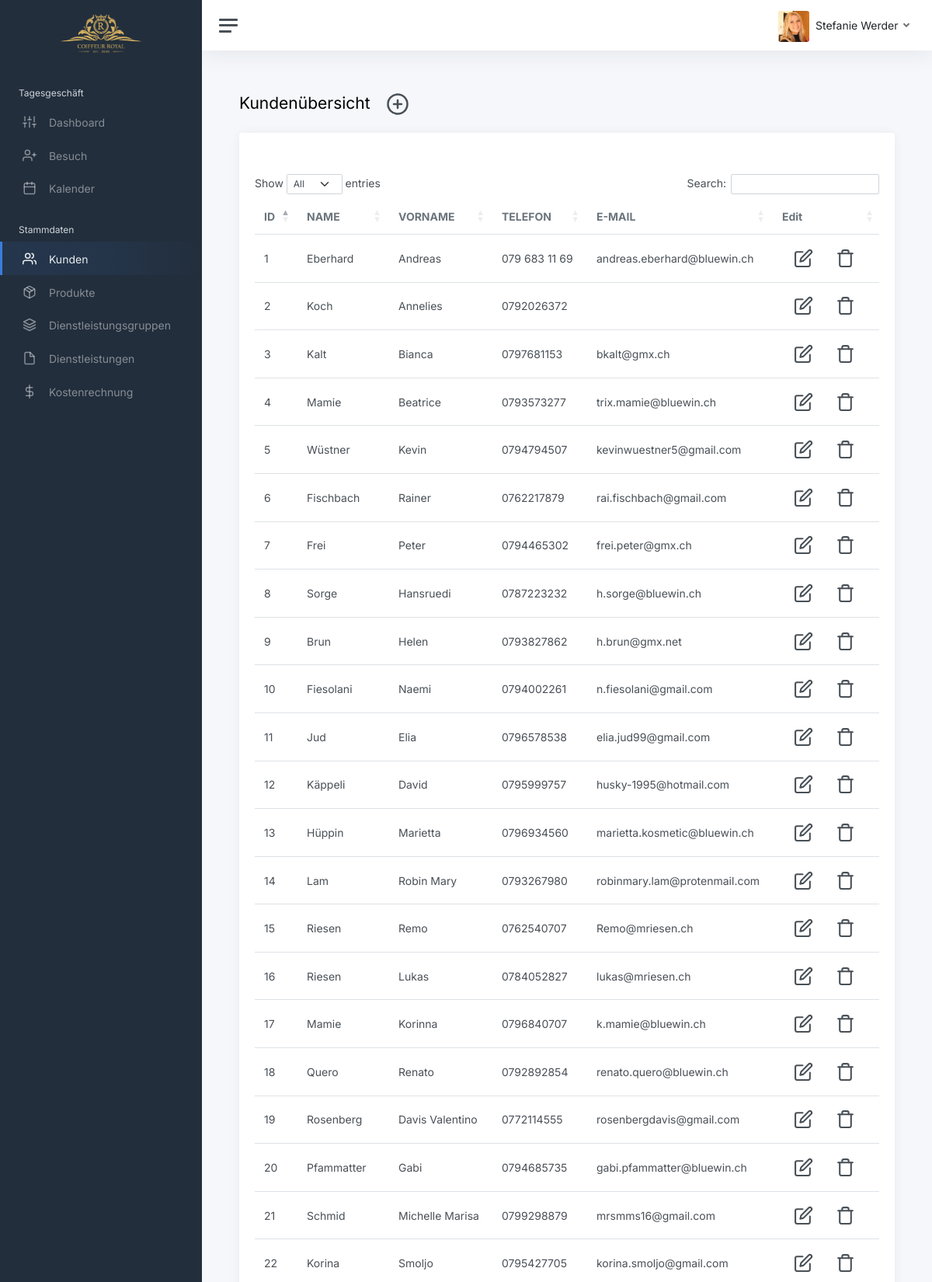
Screenshot of /website/sites/customers.php (signed in, upper part) with the database file from the repository.
### tables this page shows
CREATE TABLE IF NOT EXISTS customer (
    customer_id INT AUTO_INCREMENT PRIMARY KEY,
    customer_name VARCHAR(30) NOT NULL,
    customer_vorname VARCHAR(30) NOT NULL,
    customer_city VARCHAR(30),
    customer_zipcode INT(4),
    customer_street VARCHAR(50),
    customer_phone VARCHAR(40),
    customer_mail VARCHAR(50)
    );

### website/sites/customers.php (the view, shortened to what this page needs)
<?php
    if(isset($_SESSION['User']))
    {
        $mailid = $_SESSION['User'];
        $parts = explode(".", $mailid);
        $lastname = ucfirst(array_pop($parts));
        $firstname = ucfirst(implode(".", $parts));
    }
    else
    {
        header("Location:../index.php");
    }
?>
<!DOCTYPE html>
<html lang="en">
<head>
	<link href="https://cdn.jsdelivr.net/npm/bootstrap@5.0.2/dist/css/bootstrap.min.css" rel="stylesheet">
	<link href="../assets/css/app.css" rel="stylesheet">
	<link href="https://cdn.datatables.net/1.11.4/css/dataTables.bootstrap5.min.css" rel="stylesheet">
</head>
<body>
	<div class="wrapper">
		<nav id="sidebar" class="sidebar js-sidebar">
			<div class="sidebar-content js-simplebar">
				<a class="sidebar-brand text-center" href="dashboard.php">
					<span class="align-middle"><img src="../assets/img/logo/coiffeur_royal.png" width="50%"></span>
				</a>
				<ul class="sidebar-nav">
					<li class="sidebar-header">
						Tagesgeschäft
					</li>
					<li class="sidebar-item">
						<a class="sidebar-link" href="dashboard.php">
							<i class="align-middle" data-feather="sliders"></i> <span class="align-middle">Dashboard</span>
						</a>
					</li>
					<li class="sidebar-item">
						<a class="sidebar-link" href="visits.php">
							<i class="align-middle" data-feather="user-plus"></i> <span class="align-middle">Besuch</span>
						</a>
					</li>
					<li class="sidebar-item">
						<a class="sidebar-link" href="calendar.php">
							<i class="align-middle" data-feather="calendar"></i> <span class="align-middle">Kalender</span>
						</a>
					</li>
					<li class="sidebar-header">
						Stammdaten
					</li>
					<li class="sidebar-item active">
						<a class="sidebar-link" href="customers.php">
							<i class="align-middle" data-feather="users"></i> <span class="align-middle">Kunden</span>
						</a>
					</li>
					<li class="sidebar-item">
						<a class="sidebar-link" href="products.php">
							<i class="align-middle" data-feather="package"></i> <span class="align-middle">Produkte</span>
						</a>
					</li>
					<li class="sidebar-item">
						<a class="sidebar-link" href="service-groups.php">
							<i class="align-middle" data-feather="layers"></i> <span class="align-middle">Dienstleistungsgruppen</span>
						</a>
					</li>
					<li class="sidebar-item">
						<a class="sidebar-link" href="services.php">
							<i class="align-middle" data-feather="file"></i> <span class="align-middle">Dienstleistungen</span>
						</a>
					</li>
					<li class="sidebar-item">
						<a class="sidebar-link" href="cost-calculation.php">
							<i class="align-middle" data-feather="dollar-sign"></i> <span class="align-middle">Kostenrechnung</span>
						</a>
					</li>
				</ul>
			</div>
		</nav>
		<div class="main">
			<nav class="navbar navbar-expand navbar-light navbar-bg">
				<a class="sidebar-toggle js-sidebar-toggle">
					<i class="hamburger align-self-center"></i>
				</a>
				<div class="navbar-collapse collapse">
					<ul class="navbar-nav navbar-align">
						<li class="nav-item dropdown">
							<a class="nav-link dropdown-toggle d-none d-sm-inline-block" href="#" data-bs-toggle="dropdown">
								<?php
								if($mailid == "werder.stefanie")
								{
									echo "<img src='../assets/img/avatars/steffi.jpg' class='avatar img-fluid rounded me-1' alt='Steffanie Werder'/> <span class='text-dark'>" .$lastname . " " . $firstname;
								}
								elseif($mailid == "weibel.romy")
								{
									echo "<img src='../assets/img/avatars/romy.jpg' class='avatar img-fluid rounded me-1' alt='Romy Werder'/> <span class='text-dark'>" . $lastname . " " . $firstname;
								}
								?>
							</a>
						</li>
					</ul>
				</div>
			</nav>
			<main class="content">
				<div class="container-fluid p-0">
					<h1 class="h3 mb-3">Kundenübersicht <button type='button' class='btn mr-1 createcustomerbtn'><i class='align-middle' data-feather='plus-circle' style='width: 30px; height: 30px;'></i></button></h1>
					<div class="row">
						<div class="col-12">
							<div class="card">
								<div class="card-header">
								</div>
								<div class="card-body">
                                    <div class="table-responsive">
                                        <table id="example" class="table align-items-center mb-0 display">
                                          <thead>
                                            <tr>
                                              <th class="text-uppercase text-secondary  font-weight-bolder opacity-7">ID</th>
                                              <th class="text-uppercase text-secondary  font-weight-bolder opacity-7">Name</th>
                                              <th class="text-uppercase text-secondary font-weight-bolder opacity-7">Vorname</th>
											  <th class="text-uppercase text-secondary font-weight-bolder opacity-7">Telefon</th>
											  <th class="text-uppercase text-secondary font-weight-bolder opacity-7">E-Mail</th>
                                              <th class="text-secondary opacity-7">Edit</th>
                                            </tr>
                                          </thead>
                                          <tbody>
											  <?php
												include 'db.php';
												$sql = "SELECT * FROM customer";
												$result = mysqli_query($db_conn, $sql);
												if (mysqli_num_rows($result) > 0)
												{
													while ($row = mysqli_fetch_assoc($result))
													{
														echo "<tr>";
															echo "<td>" . $row['customer_id'] . "</td>";
															echo "<td>" . $row['customer_name'] . "</td>";
															echo "<td>" . $row['customer_vorname'] . "</td>";
															echo "<td>" . $row['customer_phone'] . "</td>";
															echo "<td>" . $row['customer_mail'] . "</td>";
															echo "<td class='text-right'>";
																echo "<button type='button' class='btn mr-1 editcustomerbtn'><i class='align-middle' data-feather='edit' style='width: 25px; height: 25px;'></i></button>";
																echo "<button type='button' class='btn mr-1 deletecustomerbtn'><i class='align-middle' data-feather='trash' style='width: 25px; height: 25px;'></i></button>";
															echo "</td>";
													}
												}
												else
												{
													echo "0 Results found";
												}
											  ?>
                                          </tbody>
                                        </table>
                                      </div>
								</div>
							</div>
						</div>
					</div>
				</div>
			</main>
		</div>
	</div>
</body>
</html>

### rows the page displays
customer: customer_id "1", customer_name "Eberhard", customer_vorname "Andreas", customer_phone "079 683 11 69", customer_mail "andreas.eberhard@bluewin.ch"
customer: customer_id "2", customer_name "Koch", customer_vorname "Annelies", customer_phone "0792026372"
customer: customer_id "3", customer_name "Kalt", customer_vorname "Bianca", customer_phone "0797681153", customer_mail "bkalt@gmx.ch"
customer: customer_id "4", customer_name "Mamie", customer_vorname "Beatrice", customer_phone "0793573277", customer_mail "trix.mamie@bluewin.ch"
customer: customer_id "5", customer_name "Wüstner", customer_vorname "Kevin", customer_phone "0794794507", customer_mail "kevinwuestner5@gmail.com"
customer: customer_id "6", customer_name "Fischbach", customer_vorname "Rainer", customer_phone "0762217879", customer_mail "rai.fischbach@gmail.com"
customer: customer_id "7", customer_name "Frei", customer_vorname "Peter", customer_phone "0794465302", customer_mail "frei.peter@gmx.ch"
customer: customer_id "8", customer_name "Sorge", customer_vorname "Hansruedi", customer_phone "0787223232", customer_mail "h.sorge@bluewin.ch"
customer: customer_id "9", customer_name "Brun", customer_vorname "Helen", customer_phone "0793827862", customer_mail "h.brun@gmx.net"
customer: customer_id "10", customer_name "Fiesolani", customer_vorname "Naemi", customer_phone "0794002261", customer_mail "n.fiesolani@gmail.com"
customer: customer_id "11", customer_name "Jud", customer_vorname "Elia", customer_phone "0796578538", customer_mail "elia.jud99@gmail.com"
customer: customer_id "12", customer_name "Käppeli", customer_vorname "David", customer_phone "0795999757", customer_mail "husky-1995@hotmail.com"
customer: customer_id "13", customer_name "Hüppin", customer_vorname "Marietta", customer_phone "0796934560", customer_mail "marietta.kosmetic@bluewin.ch"
customer: customer_id "14", customer_name "Lam", customer_vorname "Robin Mary", customer_phone "0793267980", customer_mail "robinmary.lam@protenmail.com"
customer: customer_id "15", customer_name "Riesen", customer_vorname "Remo", customer_phone "0762540707", customer_mail "Remo@mriesen.ch"
customer: customer_id "16", customer_name "Riesen", customer_vorname "Lukas", customer_phone "0784052827", customer_mail "lukas@mriesen.ch"
customer: customer_id "17", customer_name "Mamie", customer_vorname "Korinna", customer_phone "0796840707", customer_mail "k.mamie@bluewin.ch"
customer: customer_id "18", customer_name "Quero", customer_vorname "Renato", customer_phone "0792892854", customer_mail "renato.quero@bluewin.ch"
customer: customer_id "19", customer_name "Rosenberg", customer_vorname "Davis Valentino", customer_phone "0772114555", customer_mail "rosenbergdavis@gmail.com"
customer: customer_id "20", customer_name "Pfammatter", customer_vorname "Gabi", customer_phone "0794685735", customer_mail "gabi.pfammatter@bluewin.ch"
customer: customer_id "21", customer_name "Schmid", customer_vorname "Michelle Marisa", customer_phone "0799298879", customer_mail "mrsmms16@gmail.com"
customer: customer_id "22", customer_name "Korina", customer_vorname "Smoljo", customer_phone "0795427705", customer_mail "korina.smoljo@gmail.com"

### other values shown
$lastname "Stefanie"
$firstname "Werder"
